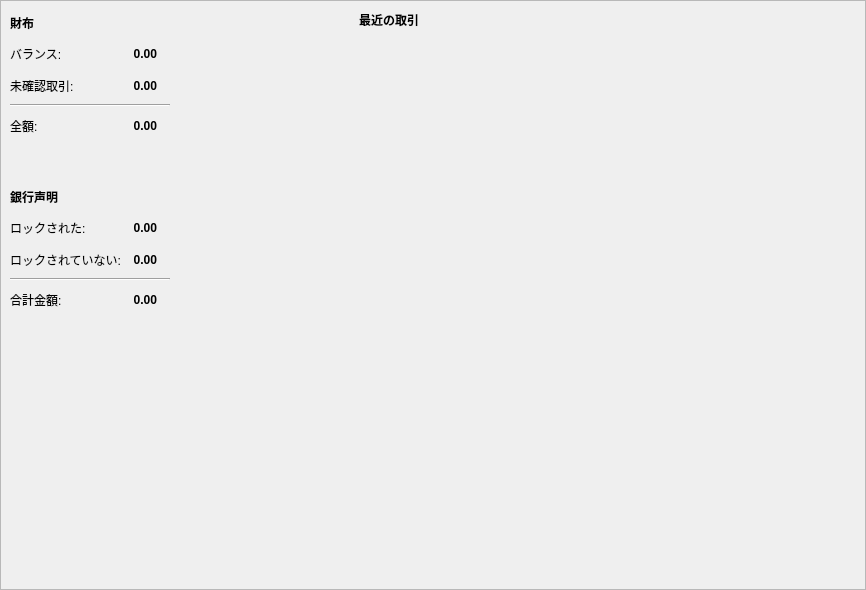
<?xml version="1.0" encoding="UTF-8"?>
<ui version="4.0">
 <class>OverviewFrame</class>
 <widget class="QFrame" name="OverviewFrame">
  <property name="geometry">
   <rect>
    <x>0</x>
    <y>0</y>
    <width>866</width>
    <height>590</height>
   </rect>
  </property>
  <property name="windowTitle">
   <string>Frame</string>
  </property>
  <property name="frameShape">
   <enum>QFrame::StyledPanel</enum>
  </property>
  <property name="frameShadow">
   <enum>QFrame::Raised</enum>
  </property>
  <layout class="QGridLayout" name="gridLayout" columnstretch="40,60">
   <property name="sizeConstraint">
    <enum>QLayout::SetDefaultConstraint</enum>
   </property>
   <property name="leftMargin">
    <number>0</number>
   </property>
   <property name="topMargin">
    <number>0</number>
   </property>
   <property name="rightMargin">
    <number>0</number>
   </property>
   <property name="bottomMargin">
    <number>0</number>
   </property>
   <property name="horizontalSpacing">
    <number>5</number>
   </property>
   <property name="verticalSpacing">
    <number>0</number>
   </property>
   <item row="2" column="0" rowspan="2">
    <spacer name="verticalSpacer">
     <property name="orientation">
      <enum>Qt::Vertical</enum>
     </property>
     <property name="sizeType">
      <enum>QSizePolicy::Expanding</enum>
     </property>
     <property name="sizeHint" stdset="0">
      <size>
       <width>20</width>
       <height>425</height>
      </size>
     </property>
    </spacer>
   </item>
   <item row="0" column="0">
    <widget class="QFrame" name="m_overviewWalletFrame">
     <property name="minimumSize">
      <size>
       <width>0</width>
       <height>320</height>
      </size>
     </property>
     <property name="maximumSize">
      <size>
       <width>16777215</width>
       <height>320</height>
      </size>
     </property>
     <property name="frameShape">
      <enum>QFrame::NoFrame</enum>
     </property>
     <property name="frameShadow">
      <enum>QFrame::Raised</enum>
     </property>
     <layout class="QGridLayout" name="gridLayout_2">
      <item row="3" column="0" colspan="4">
       <widget class="Line" name="line">
        <property name="orientation">
         <enum>Qt::Horizontal</enum>
        </property>
       </widget>
      </item>
      <item row="1" column="2">
       <widget class="QLabel" name="m_actualBalanceLabel">
        <property name="font">
         <font>
          <weight>75</weight>
          <bold>true</bold>
         </font>
        </property>
        <property name="text">
         <string notr="true">0.00</string>
        </property>
        <property name="alignment">
         <set>Qt::AlignRight|Qt::AlignTrailing|Qt::AlignVCenter</set>
        </property>
       </widget>
      </item>
      <item row="4" column="0">
       <widget class="QLabel" name="label_6">
        <property name="text">
         <string>全額:</string>
        </property>
       </widget>
      </item>
      <item row="2" column="0" colspan="2">
       <widget class="QLabel" name="label_4">
        <property name="text">
         <string>未確認取引:</string>
        </property>
       </widget>
      </item>
      <item row="1" column="3">
       <widget class="QLabel" name="m_tickerLabel1">
        <property name="text">
         <string notr="true"/>
        </property>
       </widget>
      </item>
      <item row="2" column="3">
       <widget class="QLabel" name="m_tickerLabel2">
        <property name="text">
         <string notr="true"/>
        </property>
       </widget>
      </item>
      <item row="2" column="2">
       <widget class="QLabel" name="m_pendingBalanceLabel">
        <property name="font">
         <font>
          <weight>75</weight>
          <bold>true</bold>
         </font>
        </property>
        <property name="text">
         <string notr="true">0.00</string>
        </property>
        <property name="alignment">
         <set>Qt::AlignRight|Qt::AlignTrailing|Qt::AlignVCenter</set>
        </property>
       </widget>
      </item>
      <item row="4" column="3">
       <widget class="QLabel" name="m_tickerLabel3">
        <property name="text">
         <string notr="true"/>
        </property>
       </widget>
      </item>
      <item row="1" column="0">
       <widget class="QLabel" name="label_2">
        <property name="text">
         <string>バランス:</string>
        </property>
       </widget>
      </item>
      <item row="8" column="0">
       <widget class="QLabel" name="label_7">
        <property name="text">
         <string>ロックされていない:</string>
        </property>
       </widget>
      </item>
      <item row="8" column="1" colspan="2">
       <widget class="QLabel" name="m_unlockedDepositLabel">
        <property name="font">
         <font>
          <weight>75</weight>
          <bold>true</bold>
         </font>
        </property>
        <property name="text">
         <string notr="true">0.00</string>
        </property>
        <property name="alignment">
         <set>Qt::AlignRight|Qt::AlignTrailing|Qt::AlignVCenter</set>
        </property>
       </widget>
      </item>
      <item row="7" column="3">
       <widget class="QLabel" name="m_tickerLabel4">
        <property name="text">
         <string notr="true"/>
        </property>
       </widget>
      </item>
      <item row="4" column="2">
       <widget class="QLabel" name="m_totalBalanceLabel">
        <property name="font">
         <font>
          <weight>75</weight>
          <bold>true</bold>
         </font>
        </property>
        <property name="text">
         <string notr="true">0.00</string>
        </property>
        <property name="alignment">
         <set>Qt::AlignRight|Qt::AlignTrailing|Qt::AlignVCenter</set>
        </property>
       </widget>
      </item>
      <item row="7" column="1" colspan="2">
       <widget class="QLabel" name="m_lockedDepositLabel">
        <property name="font">
         <font>
          <weight>75</weight>
          <bold>true</bold>
         </font>
        </property>
        <property name="text">
         <string notr="true">0.00</string>
        </property>
        <property name="alignment">
         <set>Qt::AlignRight|Qt::AlignTrailing|Qt::AlignVCenter</set>
        </property>
       </widget>
      </item>
      <item row="6" column="4">
       <spacer name="horizontalSpacer_2">
        <property name="orientation">
         <enum>Qt::Horizontal</enum>
        </property>
        <property name="sizeHint" stdset="0">
         <size>
          <width>40</width>
          <height>20</height>
         </size>
        </property>
       </spacer>
      </item>
      <item row="6" column="0">
       <widget class="QLabel" name="label_3">
        <property name="font">
         <font>
          <weight>75</weight>
          <bold>true</bold>
         </font>
        </property>
        <property name="text">
         <string>銀行声明</string>
        </property>
       </widget>
      </item>
      <item row="7" column="0">
       <widget class="QLabel" name="label_5">
        <property name="text">
         <string>ロックされた:</string>
        </property>
       </widget>
      </item>
      <item row="8" column="3">
       <widget class="QLabel" name="m_tickerLabel5">
        <property name="text">
         <string notr="true"/>
        </property>
       </widget>
      </item>
      <item row="10" column="0">
       <widget class="QLabel" name="label_9">
        <property name="text">
         <string>合計金額:</string>
        </property>
       </widget>
      </item>
      <item row="10" column="1" colspan="2">
       <widget class="QLabel" name="m_totalDepositLabel">
        <property name="font">
         <font>
          <weight>75</weight>
          <bold>true</bold>
         </font>
        </property>
        <property name="text">
         <string notr="true">0.00</string>
        </property>
        <property name="alignment">
         <set>Qt::AlignRight|Qt::AlignTrailing|Qt::AlignVCenter</set>
        </property>
       </widget>
      </item>
      <item row="10" column="3">
       <widget class="QLabel" name="m_tickerLabel6">
        <property name="text">
         <string notr="true"/>
        </property>
       </widget>
      </item>
      <item row="0" column="0">
       <widget class="QLabel" name="label">
        <property name="font">
         <font>
          <weight>75</weight>
          <bold>true</bold>
         </font>
        </property>
        <property name="text">
         <string>財布</string>
        </property>
       </widget>
      </item>
      <item row="9" column="0" colspan="4">
       <widget class="Line" name="line_2">
        <property name="orientation">
         <enum>Qt::Horizontal</enum>
        </property>
       </widget>
      </item>
      <item row="5" column="0" colspan="4">
       <spacer name="verticalSpacer_2">
        <property name="orientation">
         <enum>Qt::Vertical</enum>
        </property>
        <property name="sizeType">
         <enum>QSizePolicy::Fixed</enum>
        </property>
        <property name="sizeHint" stdset="0">
         <size>
          <width>20</width>
          <height>40</height>
         </size>
        </property>
       </spacer>
      </item>
     </layout>
    </widget>
   </item>
   <item row="0" column="1" rowspan="4">
    <widget class="QFrame" name="frame_2">
     <property name="minimumSize">
      <size>
       <width>0</width>
       <height>0</height>
      </size>
     </property>
     <property name="maximumSize">
      <size>
       <width>16777215</width>
       <height>16777215</height>
      </size>
     </property>
     <property name="frameShape">
      <enum>QFrame::NoFrame</enum>
     </property>
     <property name="frameShadow">
      <enum>QFrame::Raised</enum>
     </property>
     <layout class="QVBoxLayout" name="verticalLayout">
      <item>
       <layout class="QHBoxLayout" name="horizontalLayout">
        <item>
         <widget class="QLabel" name="label_8">
          <property name="font">
           <font>
            <weight>75</weight>
            <bold>true</bold>
           </font>
          </property>
          <property name="text">
           <string>最近の取引</string>
          </property>
         </widget>
        </item>
        <item>
         <spacer name="horizontalSpacer">
          <property name="orientation">
           <enum>Qt::Horizontal</enum>
          </property>
          <property name="sizeHint" stdset="0">
           <size>
            <width>40</width>
            <height>20</height>
           </size>
          </property>
         </spacer>
        </item>
       </layout>
      </item>
      <item>
       <widget class="QTreeView" name="m_recentTransactionsView">
        <property name="focusPolicy">
         <enum>Qt::NoFocus</enum>
        </property>
        <property name="styleSheet">
         <string notr="true">background-color: transparent;</string>
        </property>
        <property name="frameShape">
         <enum>QFrame::NoFrame</enum>
        </property>
        <property name="editTriggers">
         <set>QAbstractItemView::NoEditTriggers</set>
        </property>
        <property name="selectionMode">
         <enum>QAbstractItemView::NoSelection</enum>
        </property>
        <property name="rootIsDecorated">
         <bool>false</bool>
        </property>
        <property name="uniformRowHeights">
         <bool>true</bool>
        </property>
        <property name="itemsExpandable">
         <bool>false</bool>
        </property>
        <property name="headerHidden">
         <bool>true</bool>
        </property>
        <property name="expandsOnDoubleClick">
         <bool>false</bool>
        </property>
       </widget>
      </item>
     </layout>
    </widget>
   </item>
  </layout>
 </widget>
 <resources/>
 <connections/>
</ui>
